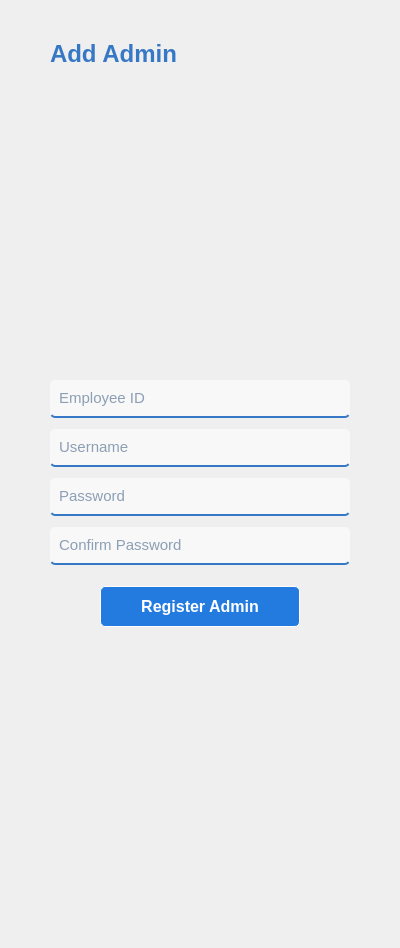
            <widget class="QWidget" name="addAdmin">
             <property name="styleSheet">
              <string notr="true">#addAdmin {
	background-color: transparent;
}

#addAdminLabel {
	color: rgb(55, 120, 198);
}

#employeeIDLE, #usernameLE, #passwordLE, #confirmLE {
	height: 30px;
	border-top: none;
	border-left: none;
	border-right: none;
	border-bottom: 2px solid rgb(55, 120, 198);
	border-radius: 5px;
	padding: 3px;
	background-color: rgba(255, 255, 255, 150);
	margin-bottom: 5px;
	color: rgb(31, 70, 112);
}

#registerAdminButton {
	margin: 10px 50px 10px 50px;
	padding: 10px;
	background-color: rgb(35, 123, 223);
	border: 1px solid white;
	border-radius: 5px;
	color: white;
}

#registerAdminButton:hover {
	background-color: qlineargradient(spread:pad, x1:0.5, y1:1, x2:0.5, y2:0, stop:0 rgba(0, 83, 178, 255), stop:0.567164 rgba(56, 144, 244, 255));
}</string>
             </property>
             <layout class="QVBoxLayout" name="verticalLayout_13">
              <property name="leftMargin">
               <number>50</number>
              </property>
              <property name="topMargin">
               <number>40</number>
              </property>
              <property name="rightMargin">
               <number>50</number>
              </property>
              <item>
               <widget class="QLabel" name="addAdminLabel">
                <property name="font">
                 <font>
                  <family>Segoe UI</family>
                  <pointsize>18</pointsize>
                  <weight>75</weight>
                  <bold>true</bold>
                 </font>
                </property>
                <property name="text">
                 <string>Add Admin</string>
                </property>
               </widget>
              </item>
              <item>
               <widget class="QLabel" name="picLabel_5">
                <property name="minimumSize">
                 <size>
                  <width>300</width>
                  <height>300</height>
                 </size>
                </property>
                <property name="maximumSize">
                 <size>
                  <width>300</width>
                  <height>300</height>
                 </size>
                </property>
                <property name="sizeIncrement">
                 <size>
                  <width>0</width>
                  <height>0</height>
                 </size>
                </property>
                <property name="baseSize">
                 <size>
                  <width>0</width>
                  <height>0</height>
                 </size>
                </property>
                <property name="autoFillBackground">
                 <bool>false</bool>
                </property>
                <property name="text">
                 <string/>
                </property>
                <property name="pixmap">
                 <pixmap>icons/edit.png</pixmap>
                </property>
                <property name="scaledContents">
                 <bool>true</bool>
                </property>
               </widget>
              </item>
              <item>
               <widget class="QLineEdit" name="employeeIDLE">
                <property name="minimumSize">
                 <size>
                  <width>0</width>
                  <height>0</height>
                 </size>
                </property>
                <property name="font">
                 <font>
                  <pointsize>11</pointsize>
                 </font>
                </property>
                <property name="placeholderText">
                 <string> Employee ID</string>
                </property>
               </widget>
              </item>
              <item>
               <widget class="QLineEdit" name="usernameLE">
                <property name="minimumSize">
                 <size>
                  <width>0</width>
                  <height>0</height>
                 </size>
                </property>
                <property name="font">
                 <font>
                  <pointsize>11</pointsize>
                 </font>
                </property>
                <property name="placeholderText">
                 <string> Username</string>
                </property>
               </widget>
              </item>
              <item>
               <widget class="QLineEdit" name="passwordLE">
                <property name="minimumSize">
                 <size>
                  <width>0</width>
                  <height>0</height>
                 </size>
                </property>
                <property name="font">
                 <font>
                  <pointsize>11</pointsize>
                 </font>
                </property>
                <property name="echoMode">
                 <enum>QLineEdit::Password</enum>
                </property>
                <property name="placeholderText">
                 <string> Password</string>
                </property>
               </widget>
              </item>
              <item>
               <widget class="QLineEdit" name="confirmLE">
                <property name="minimumSize">
                 <size>
                  <width>0</width>
                  <height>0</height>
                 </size>
                </property>
                <property name="font">
                 <font>
                  <pointsize>11</pointsize>
                 </font>
                </property>
                <property name="echoMode">
                 <enum>QLineEdit::Password</enum>
                </property>
                <property name="placeholderText">
                 <string> Confirm Password</string>
                </property>
               </widget>
              </item>
              <item>
               <widget class="QPushButton" name="registerAdminButton">
                <property name="font">
                 <font>
                  <family>Segoe UI</family>
                  <pointsize>12</pointsize>
                  <weight>75</weight>
                  <bold>true</bold>
                 </font>
                </property>
                <property name="cursor">
                 <cursorShape>PointingHandCursor</cursorShape>
                </property>
                <property name="text">
                 <string>Register Admin</string>
                </property>
               </widget>
              </item>
              <item>
               <spacer name="verticalSpacer_6">
                <property name="orientation">
                 <enum>Qt::Vertical</enum>
                </property>
                <property name="sizeHint" stdset="0">
                 <size>
                  <width>20</width>
                  <height>300</height>
                 </size>
                </property>
               </spacer>
              </item>
             </layout>
            </widget>
